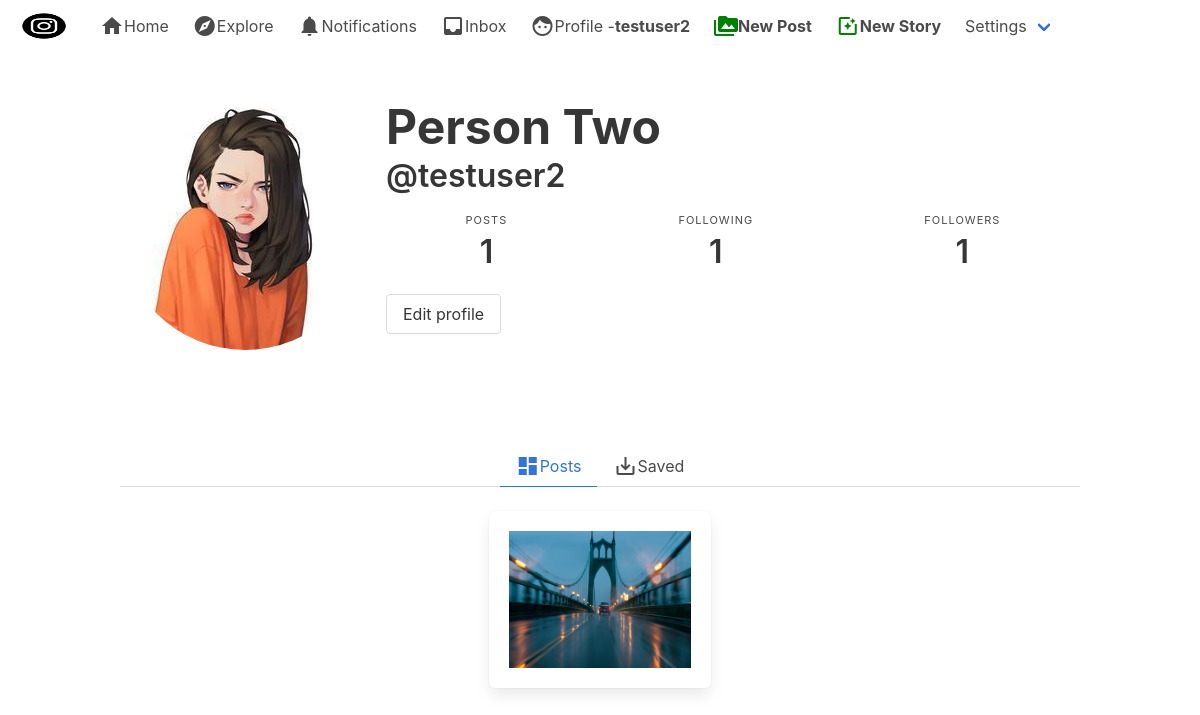
Page /testuser2/ (signed in) on the committed database.
### authy/models.py (models this page shows, shortened)
class Profile(models.Model):
	user = models.OneToOneField(User, on_delete=models.CASCADE, related_name='profile')
	first_name = models.CharField(max_length=50, null=True, blank=True)
	last_name = models.CharField(max_length=50, null=True, blank=True)
	location = models.CharField(max_length=50, null=True, blank=True)
	url = models.CharField(max_length=80, null=True, blank=True)
	profile_info = models.TextField(max_length=150, null=True, blank=True)
	created = models.DateField(auto_now_add=True)
	favorites = models.ManyToManyField(Post)
	picture = models.ImageField(upload_to=user_directory_path, blank=True, null=True, verbose_name='Picture')

### post/models.py (models this page shows, shortened)
class Post(models.Model):
    id = models.UUIDField(primary_key=True, default=uuid.uuid4, editable=False)
    content = models.ManyToManyField(PostFileContent, related_name='contents')
    caption = models.TextField(max_length=1500, verbose_name='Caption')
    posted = models.DateTimeField(auto_now_add=True)
    tags = models.ManyToManyField(Tag, related_name='tags')
    user = models.ForeignKey(User, on_delete=models.CASCADE)
    likes = models.IntegerField(default=0)
    def get_absolute_url(self):
        return reverse('postdetails', args=[str(self.id)])

class PostFileContent(models.Model):
    user = models.ForeignKey(
        User, on_delete=models.CASCADE, related_name='content_owner')
    file = models.FileField(upload_to=user_directory_path)

### authy/views.py (the view)
# urls.py: path('<username>/', UserProfile, name='profile'),
def UserProfile(request, username):
	user = get_object_or_404(User, username=username)
	profile = Profile.objects.get(user=user)
	url_name = resolve(request.path).url_name
	if url_name == 'profile':
		posts = Post.objects.filter(user=user).order_by('-posted')
	else:
		posts = profile.favorites.all()
	posts_count = Post.objects.filter(user=user).count()
	following_count = Follow.objects.filter(follower=user).count()
	followers_count = Follow.objects.filter(following=user).count()
	follow_status = Follow.objects.filter(following=user, follower=request.user).exists()
	paginator = Paginator(posts, 8)
	page_number = request.GET.get('page')
	posts_paginator = paginator.get_page(page_number)
	template = loader.get_template('profile.html')
	context = {
		'posts': posts_paginator,
		'profile':profile,
		'following_count':following_count,
		'followers_count':followers_count,
		'posts_count':posts_count,
		'follow_status':follow_status,
		'url_name':url_name,
	}
	return HttpResponse(template.render(context, request))

### direct/views.py (called while the page is built)
def checkDirects(request):
	directs_count = 0
	if request.user.is_authenticated:
		directs_count = Message.objects.filter(user=request.user, is_read=False).count()
	return {'directs_count':directs_count}

### notifications/views.py (called while the page is built)
def CountNotifications(request):
	count_notifications = 0
	if request.user.is_authenticated:
		count_notifications = Notification.objects.filter(user=request.user, is_seen=False).count()
	return {'count_notifications':count_notifications}

### instagram_clone/templates/profile.html (shortened to what this page needs)
{% extends 'base.html' %}
{% load static %}
{% block content %}
<article class="media">
  <div class="media-left">
      <figure class="image is-256x256">
        {% if profile.picture %}
          <img class="is-rounded" src="{{ profile.picture.url }}">
        {% else %}
          <img class="is-rounded" src="https://bulma.io/images/placeholders/256x256.png">
        {% endif %}
      </figure>
  </div>
   <div class="media-content">
    <div class="content">
      <h1 style="font-weight: bold;" class="title is-1">{% if profile.first_name %}{{ profile.first_name }} {{ profile.last_name }} {% endif %}</h1>
      <h2 class="subtitle is-3">@{{ profile.user }}</h2>
    </div>
     <nav class="level is-mobile">
  <div class="level-item has-text-centered">
    <div>
      <p class="heading">Posts</p>
      <p class="title">{{ posts_count }}</p>
    </div>
  </div>
  <div class="level-item has-text-centered">
    <div>
      <p class="heading">Following</p>
      <p class="title">{{ following_count }}</p>
    </div>
  </div>
  <div class="level-item has-text-centered">
    <div>
      <p class="heading">Followers</p>
      <p class="title">{{ followers_count }}</p>
    </div>
  </div>
</nav>
{% if user.is_authenticated and user == profile.user %}
  <a href="{% url 'edit-profile' %}" class="button">Edit profile</a>
{% endif %}
 </div>
</article>
</div>
  </section>
  <section class="section">
    <div class="container">
  <div class="tabs is-centered">
  <ul>
    <li class="{% if url_name == 'profile' %}is-active{% endif %}">
      <a href="{% url 'profile' profile.user %}"><i class="material-icons">dashboard</i>Posts</a>
    </li>
    <li class="{% if url_name == 'profilefavorites' %}is-active{% endif %}">
      <a href="{% url 'profilefavorites' profile.user %}"><i class="material-icons">save_alt</i>Saved</a>
    </li>
  </ul>
</div>
    <div class="columns is-mobile is-multiline is-centered">
    {% for post in posts %}
      <div class="column is-one-quarter">
        <div class="box">
  {% if post.content.first.file.name|slice:"-3:" == 'jpg' or post_item.content.first.file.name|slice:"-3:" == 'png' %}
    <figure class="image is-4by3">
      <a href="{{ post.get_absolute_url }}">
        <img src="{{ post.content.first.file.url }}" alt="Placeholder image">
      </a>
    </figure>
  {% else %}
    <a href="{{ post.get_absolute_url }}">
      <video width="640" controls="controls" preload="metadata">
        <source src="{{ post.content.first.file.url }}#t=0.5" type="video/mp4">
      </video>
    </a>
  {% endif %}
    </div>
      </div>
    {% empty %}
      <br>
      <h3 class="title is-3">You do not have any post!</h3>
    {% endfor %}
      </div>
</div>
  </section>
{% endblock %}

### instagram_clone/templates/base.html (shortened to what this page needs)
{% load static %}
<!DOCTYPE html>
<html>
  <head>
    <link rel="stylesheet" href="{% static 'css/bulma.min.css' %}">
    <link rel="stylesheet" href="{% static 'css/style.css' %}">
  </head>
  <body>
  <nav class="navbar" role="navigation" aria-label="main navigation">
  <div class="navbar-brand">
    <a class="navbar-item" href="">
      <img src="{% static 'img/instagram_black.png' %}" width="64" height="64">
    </a>
  </div>
  <div id="navbarBasicExample" class="navbar-menu">
    <div class="navbar-start">
      <a href="{% url 'index' %}" class="navbar-item">
        <i class="material-icons">home</i>
        Home
      </a>
      <a class="navbar-item">
        <i class="material-icons">explore</i>
        Explore
      </a>
      <a href="{% url 'show-notifications' %}" class="navbar-item">
        <i class="material-icons">notifications</i>
        Notifications
      </a>
      <a href="{% url 'inbox' %}" class="navbar-item">
        <i class="material-icons">inbox</i>
        Inbox
      </a>
      <a href="{% url 'profile' request.user %}" class="navbar-item">
        <i class="material-icons">face</i>
        Profile - <strong>{{ request.user }}</strong>
      </a>
        <a href="{% url 'newpost' %}" class="navbar-item">
          <i style="color: green;" class="material-icons">perm_media</i>
          <strong>New Post</strong>
        </a>
        <a href="{% url 'newstory' %}" class="navbar-item">
          <i style="color: green;" class="material-icons">photo_filter</i>
          <strong>New Story</strong>
        </a>
      <div class="navbar-item has-dropdown is-hoverable">
        <a class="navbar-link">
          Settings
        </a>
      </div>
    </div>
  </div>
</nav>
  <section class="section">
    <div class="container">
      {% block content %}
      {% endblock %}
  </body>
</html>

### instagram_clone/static/css/style.css (style rules this page uses)
* { box-sizing:border-box }

### rows in the picture
Profile: picture (placeholder picture), first_name "Person", last_name "Two", user "testuser2"
Post: content.first.file (picture)

### other values in the picture
{{ request.user }} "testuser2"
{{ posts_count }} "1"
{{ following_count }} "1"
{{ followers_count }} "1"
